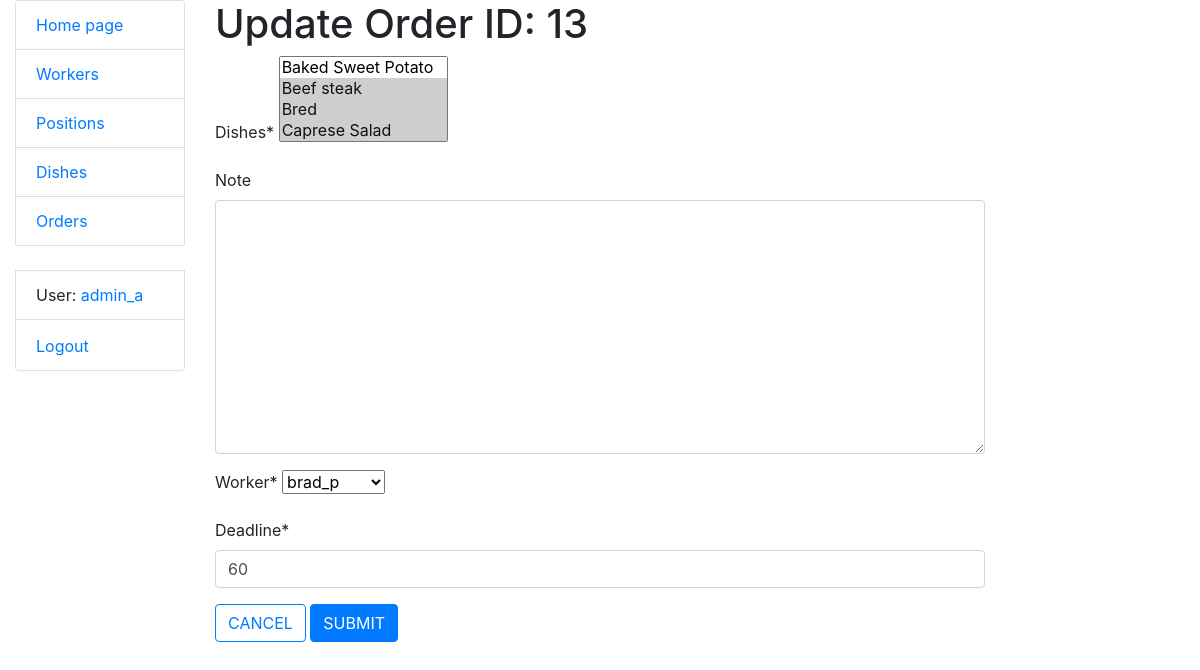
The app's page /orders/13/update/ (signed in), older data.
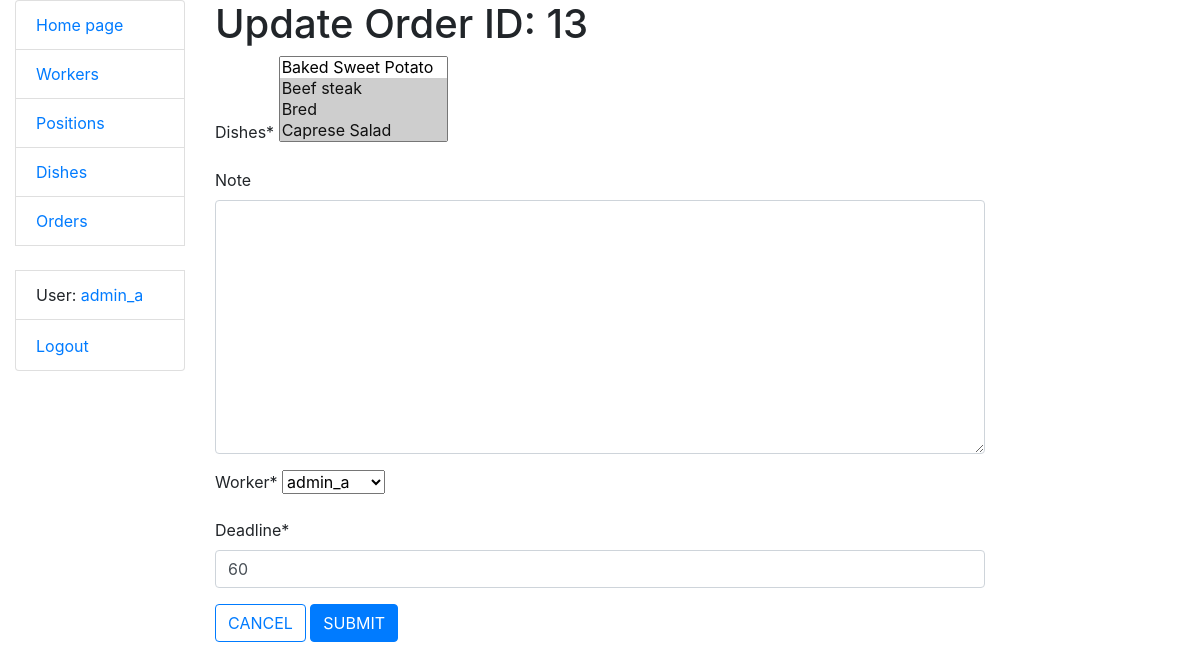
The same page, newer data.
### kitchen/models.py (models this page shows, shortened)
class Order(models.Model):
    dishes = models.ManyToManyField(Dish, related_name="orders")
    note = models.TextField(null=True, blank=True)
    worker = models.ForeignKey(settings.AUTH_USER_MODEL, on_delete=models.CASCADE, related_name="orders")
    is_completed = models.BooleanField(default=False)
    is_completed_in_time = models.BooleanField(default=False)
    creation_time = models.DateTimeField(auto_now_add=True)
    deadline = models.IntegerField(default=60)

### kitchen/views.py (the view)
# urls.py: path("orders/<int:pk>/update/", OrderUpdateView.as_view(), name="order-update"),
class OrderUpdateView(LoginRequiredMixin, LeadPositionRequiredMixin, generic.UpdateView):
    model = Order
    form_class = OrderUpdateForm
    success_url = reverse_lazy("kitchen:order-list")

### kitchen/forms.py
class OrderUpdateForm(forms.ModelForm):
    class Meta:
        model = Order
        fields = ("dishes", "note", "worker", "deadline")

### kitchen/mixins.py (called while the page is built)
    def dispatch(self, request, *args, **kwargs):
        if not request.user.position.lead_position:
            raise PermissionDenied
        return super().dispatch(request, *args, **kwargs)

### kitchen/models.py (called while the page is built)
    def __str__(self):
        return self.username

    def get_absolute_url(self):
        return reverse("kitchen:worker-detail", kwargs={"pk": self.pk})

    def __str__(self):
        return self.name

### templates/kitchen/order_form.html (shortened to what this page needs)
{% extends "base.html" %}
{% load crispy_forms_filters %}
{% block content %}
  <h1>{{ object|yesno:"Update,Create" }} Order ID: {{ order.id }}</h1>
  <form action="" method="post" novalidate>
    {{ form|crispy }}
    <a href="{% url 'kitchen:order-list' %}" class="btn btn-outline-primary">CANCEL</a>
    <input type="submit" value="SUBMIT" class="btn btn-primary">
  </form>
{% endblock %}

Row changes from the older to the newer data that the page shows:
changed Order id 13: worker "brad_p" → "admin_a"
